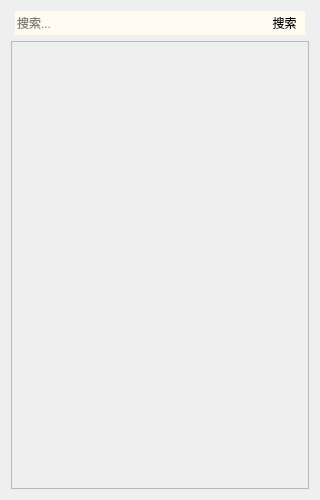
<?xml version="1.0" encoding="UTF-8"?>
<ui version="4.0">
 <class>LxMemoClass</class>
 <widget class="QWidget" name="LxMemoClass">
  <property name="geometry">
   <rect>
    <x>0</x>
    <y>0</y>
    <width>320</width>
    <height>500</height>
   </rect>
  </property>
  <property name="contextMenuPolicy">
   <enum>Qt::CustomContextMenu</enum>
  </property>
  <property name="windowTitle">
   <string>LxMemo</string>
  </property>
  <layout class="QGridLayout" name="gridLayout_3">
   <item row="1" column="0">
    <widget class="AnimationSW" name="stackedWidget">
     <property name="currentIndex">
      <number>0</number>
     </property>
     <widget class="QWidget" name="page">
      <layout class="QGridLayout" name="gridLayout">
       <property name="leftMargin">
        <number>0</number>
       </property>
       <property name="topMargin">
        <number>0</number>
       </property>
       <property name="rightMargin">
        <number>0</number>
       </property>
       <property name="bottomMargin">
        <number>0</number>
       </property>
       <item row="0" column="0">
        <widget class="MainFrame" name="listWidget">
         <property name="mouseTracking">
          <bool>true</bool>
         </property>
         <property name="contextMenuPolicy">
          <enum>Qt::CustomContextMenu</enum>
         </property>
         <property name="frameShape">
          <enum>QFrame::StyledPanel</enum>
         </property>
         <property name="frameShadow">
          <enum>QFrame::Raised</enum>
         </property>
         <layout class="QGridLayout" name="gridLayout_4"/>
        </widget>
       </item>
      </layout>
     </widget>
     <widget class="QWidget" name="page_2">
      <layout class="QGridLayout" name="gridLayout_2">
       <property name="leftMargin">
        <number>0</number>
       </property>
       <property name="topMargin">
        <number>0</number>
       </property>
       <property name="rightMargin">
        <number>0</number>
       </property>
       <property name="bottomMargin">
        <number>0</number>
       </property>
       <property name="verticalSpacing">
        <number>0</number>
       </property>
       <item row="0" column="0">
        <widget class="MainFrame" name="cycleWidget">
         <property name="mouseTracking">
          <bool>true</bool>
         </property>
         <property name="contextMenuPolicy">
          <enum>Qt::CustomContextMenu</enum>
         </property>
         <property name="frameShape">
          <enum>QFrame::StyledPanel</enum>
         </property>
         <property name="frameShadow">
          <enum>QFrame::Raised</enum>
         </property>
         <layout class="QGridLayout" name="gridLayout_5"/>
        </widget>
       </item>
      </layout>
     </widget>
    </widget>
   </item>
   <item row="0" column="0">
    <layout class="QHBoxLayout" name="horizontalLayout">
     <property name="spacing">
      <number>0</number>
     </property>
     <item>
      <widget class="QLineEdit" name="lineEdit">
       <property name="minimumSize">
        <size>
         <width>0</width>
         <height>24</height>
        </size>
       </property>
       <property name="styleSheet">
        <string notr="true">border-radius: 0px;
border: 0px;
background-color: rgb(255,251,240);
margin-left: 4px;</string>
       </property>
       <property name="placeholderText">
        <string>搜索...</string>
       </property>
      </widget>
     </item>
     <item>
      <widget class="QToolButton" name="toolButton">
       <property name="minimumSize">
        <size>
         <width>0</width>
         <height>24</height>
        </size>
       </property>
       <property name="styleSheet">
        <string notr="true">QToolButton{
	background-color: rgb(255,251,240);
	border:0px groove gray;
	border-radius:0px;
	padding:0px 4px;
	border-style: outset;
	margin-right: 4px;
}
QToolButton:hover{
	background-color:rgb(229, 241, 251); 
	color: black;}
QToolButton:pressed{
	background-color:rgb(204, 228, 247);
	border-style: inset;}</string>
       </property>
       <property name="text">
        <string>搜索</string>
       </property>
       <property name="icon">
        <iconset resource="LxMemo.qrc">
         <normaloff>:/LxMemo/icons/search.png</normaloff>:/LxMemo/icons/search.png</iconset>
       </property>
       <property name="autoRaise">
        <bool>true</bool>
       </property>
      </widget>
     </item>
    </layout>
   </item>
  </layout>
 </widget>
 <customwidgets>
  <customwidget>
   <class>AnimationSW</class>
   <extends>QStackedWidget</extends>
   <header>AnimationSW.h</header>
   <container>1</container>
  </customwidget>
  <customwidget>
   <class>MainFrame</class>
   <extends>QFrame</extends>
   <header>MainFrame.h</header>
   <container>1</container>
  </customwidget>
 </customwidgets>
 <resources>
  <include location="LxMemo.qrc"/>
 </resources>
 <connections/>
</ui>
